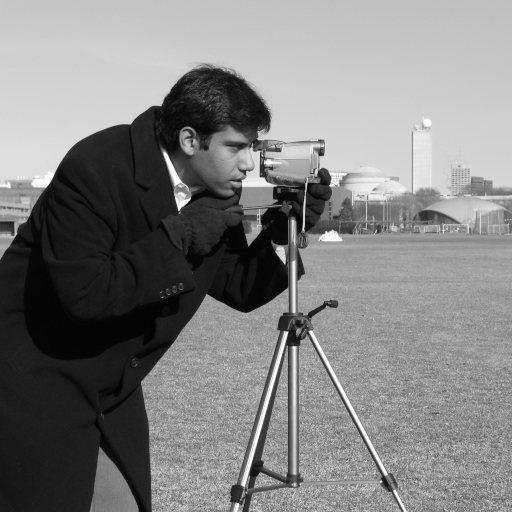
#> input picture skimage.data.camera(), 512 x 512 px
$ jupyter execute Lad_3.ipynb   (older library calls are emulated)
#> lines starting #> are read from the running program, lines starting #| are printed output that depends on the picture; after the words box and inside, x2 and y2 are one past the last pixel; in counts of white or black regions, pixels touching at a corner belong together
# BÀI THỰC HÀNH CHƯƠNG 2 (PHẦN 2)
## PHƯƠNG PHÁP PHÁT HIỆN BIÊN CANNY (CANNY EDGE DETECTOR)

Notebook sử dụng ảnh mẫu có sẵn trong thư viện Scikit-image để có thể chạy mà không cần tải ảnh ngoài.

# I. LÝ THUYẾT: CANNY EDGE DETECTOR

## 1. Tìm hiểu về các bước của thuật toán Canny

Canny Edge Detector là thuật toán phát hiện biên trong xử lý ảnh. Biên là những vị trí có sự thay đổi rõ rệt về cường độ sáng giữa các vùng trong ảnh. Việc phát hiện biên giúp xác định đường viền, hình dạng và ranh giới của các đối tượng.

Thuật toán Canny gồm năm bước chính: giảm nhiễu, tính toán gradient, loại bỏ điểm không cực đại, áp dụng ngưỡng kép và theo dõi cạnh.

### a. Giải thích chi tiết từng bước

**Bước 1: Giảm nhiễu (Noise Reduction)**

Trước khi phát hiện biên, thuật toán sử dụng bộ lọc Gaussian để làm mượt ảnh và giảm nhiễu. Nhiễu có thể xuất hiện trong quá trình chụp ảnh hoặc do điều kiện ánh sáng không tốt. Nếu không giảm nhiễu, thuật toán có thể phát hiện nhầm các điểm nhiễu thành đường biên.

Ví dụ: Khi xử lý ảnh đồng xu có nhiều chấm nhiễu nhỏ, bộ lọc Gaussian giúp giảm các chi tiết không cần thiết và làm cho đường viền đồng xu dễ phát hiện hơn.

**Bước 2: Tính toán gradient (Gradient Calculation)**

Sau khi giảm nhiễu, thuật toán tính gradient để xác định mức độ và hướng thay đổi cường độ sáng tại mỗi điểm ảnh.

Gradient có giá trị lớn thường xuất hiện tại những vị trí có sự thay đổi độ sáng mạnh, chẳng hạn ranh giới giữa một vật thể và nền ảnh. Những vị trí này có khả năng là đường biên.

**Bước 3: Loại bỏ điểm không cực đại (Non-Maximum Suppression)**

Sau bước tính gradient, các vùng biên có thể vẫn dày hoặc rộng nhiều pixel. Non-Maximum Suppression giúp làm mảnh đường biên bằng cách giữ lại các điểm có giá trị gradient lớn nhất theo hướng gradient và loại bỏ những điểm lân cận yếu hơn.

Nhờ đó, đường biên thu được thường mảnh và rõ hơn, giúp xác định ranh giới của đối tượng chính xác hơn.

**Bước 4: Áp dụng ngưỡng kép (Double Threshold)**

Thuật toán sử dụng hai ngưỡng: ngưỡng thấp và ngưỡng cao để phân loại các điểm có khả năng là biên.

- **Biên mạnh:** Có gradient lớn hơn ngưỡng cao. Những điểm này được xem là biên đáng tin cậy.
- **Biên yếu:** Có gradient nằm giữa ngưỡng thấp và ngưỡng cao. Những điểm này cần được kiểm tra thêm.
- **Không phải biên:** Có gradient thấp hơn ngưỡng thấp và bị loại bỏ.

Sử dụng hai ngưỡng giúp thuật toán giữ lại những biên rõ ràng, đồng thời xem xét các biên yếu thay vì loại bỏ tất cả ngay lập tức.

**Bước 5: Theo dõi cạnh (Edge Tracking by Hysteresis)**

Ở bước cuối cùng, thuật toán kiểm tra mối liên kết giữa các điểm biên. Những điểm biên yếu có kết nối với biên mạnh sẽ được giữ lại, trong khi các điểm biên yếu không liên kết với biên mạnh sẽ bị loại bỏ.

Bước này giúp giữ lại các đường biên thật nhưng có một số đoạn yếu, đồng thời hạn chế những đường biên giả do nhiễu tạo ra.

**Kết luận:** Năm bước xử lý giúp Canny tạo ra các đường biên tương đối mảnh, rõ ràng và ít bị ảnh hưởng bởi nhiễu hơn so với phương pháp chỉ tính gradient đơn giản.

### b. So sánh Canny với các thuật toán khác như Sobel và Laplacian

Sobel, Laplacian và Canny đều được sử dụng để phát hiện biên trong ảnh, nhưng có nguyên lý hoạt động và đặc điểm khác nhau.

| Tiêu chí | Sobel | Laplacian | Canny |
|---|---|---|---|
| Nguyên lý | Tính gradient theo hướng ngang và dọc | Sử dụng đạo hàm bậc hai | Kết hợp làm mượt, gradient, làm mảnh biên và ngưỡng kép |
| Độ mảnh của biên | Biên có thể dày | Có thể tạo ra biên kép | Thường tạo ra biên mảnh hơn |
| Khả năng xử lý nhiễu | Có thể bị ảnh hưởng bởi nhiễu | Khá nhạy với nhiễu | Có bước Gaussian để giảm nhiễu |
| Tốc độ xử lý | Thường nhanh | Thường nhanh | Thường chậm hơn do có nhiều bước |
| Độ phức tạp | Thấp | Thấp đến trung bình | Cao hơn |
| Ưu điểm | Đơn giản, dễ thực hiện | Phát hiện sự thay đổi cường độ sáng theo nhiều hướng | Biên thường rõ, mảnh và hạn chế một phần biên giả |
| Nhược điểm | Có thể tạo biên dày | Dễ bị ảnh hưởng bởi nhiễu | Cần điều chỉnh các tham số phù hợp |

Nhìn chung, Sobel phù hợp với các bài toán cần phát hiện gradient nhanh. Laplacian có thể phát hiện các vùng thay đổi cường độ sáng nhưng thường nhạy với nhiễu. Canny có quy trình xử lý phức tạp hơn, nhưng thường cho đường biên rõ và mảnh hơn khi các tham số được lựa chọn phù hợp.

## 2. Các tham số của thuật toán và ảnh hưởng của chúng

### a. Sigma trong Gaussian Filter

Sigma là tham số điều khiển mức độ làm mượt của bộ lọc Gaussian trước khi phát hiện biên.

- **Sigma nhỏ:** Ảnh được làm mượt ít, giữ lại nhiều chi tiết nhỏ nhưng dễ phát hiện cả những đường biên do nhiễu tạo ra.
- **Sigma lớn:** Ảnh được làm mượt nhiều hơn, giúp giảm nhiễu nhưng có thể làm mất các đường biên nhỏ hoặc những chi tiết quan trọng.

Ví dụ: Khi xử lý ảnh đồng xu có nhiều hoa văn nhỏ, sigma quá lớn có thể làm mất một số chi tiết trên bề mặt đồng xu. Ngược lại, sigma quá nhỏ có thể khiến các chi tiết nhiễu xuất hiện thành những đường biên không mong muốn.

**Kết luận:** Cần chọn sigma phù hợp với độ nhiễu và mức độ chi tiết của ảnh. Không nên chọn sigma quá lớn hoặc quá nhỏ một cách tùy ý.

### b. Ngưỡng thấp và ngưỡng cao

Ngưỡng thấp (Low Threshold) và ngưỡng cao (High Threshold) được sử dụng để phân loại các điểm có khả năng là biên.

- **Ngưỡng thấp:** Xác định mức gradient tối thiểu để một điểm được xem là biên yếu.
- **Ngưỡng cao:** Xác định mức gradient tối thiểu để một điểm được xem là biên mạnh.

Ảnh hưởng của các ngưỡng:

- Khi giảm ngưỡng, thuật toán thường phát hiện được nhiều biên hơn, bao gồm cả các biên yếu. Tuy nhiên, ảnh có thể xuất hiện nhiều biên giả.
- Khi tăng ngưỡng, thuật toán thường giữ lại những biên nổi bật hơn nhưng có thể bỏ sót các biên yếu.

Ngưỡng thấp thường được đặt nhỏ hơn ngưỡng cao. Hai giá trị này cần được điều chỉnh tùy theo độ tương phản và mức độ nhiễu của ảnh.

Ví dụ: Với ảnh đồng xu có đường viền rõ, ngưỡng cao hơn có thể vẫn phát hiện được đường viền chính. Tuy nhiên, nếu đường viền có độ tương phản thấp, ngưỡng quá cao có thể khiến một số đoạn biên bị mất.

**Kết luận:** Sigma chủ yếu ảnh hưởng đến mức độ làm mượt ảnh, còn ngưỡng thấp và ngưỡng cao ảnh hưởng đến việc lựa chọn và giữ lại các điểm biên.

## 3. Ưu điểm, nhược điểm và ứng dụng thực tế của Canny Edge Detector

### a. So sánh với các thuật toán khác về độ chính xác, tốc độ và khả năng xử lý nhiễu

**Về độ chính xác:**

Canny thường tạo ra các đường biên mảnh và rõ hơn Sobel trong nhiều trường hợp nhờ bước loại bỏ điểm không cực đại và ngưỡng kép. Tuy nhiên, kết quả còn phụ thuộc vào chất lượng ảnh và cách lựa chọn tham số.

Sobel có thể tạo ra vùng biên dày hơn, trong khi Laplacian có thể tạo ra các biên kép. Vì vậy, Canny thường phù hợp khi cần xác định đường viền tương đối rõ ràng.

**Về tốc độ xử lý:**

Sobel và Laplacian thường có tốc độ xử lý nhanh hơn vì quy trình đơn giản hơn. Canny phải thực hiện nhiều bước như làm mượt, tính gradient, làm mảnh biên và theo dõi cạnh nên có thể tốn nhiều thời gian tính toán hơn.

**Về khả năng xử lý nhiễu:**

Canny có lợi thế nhờ sử dụng bộ lọc Gaussian để giảm nhiễu trước khi phát hiện biên. Sobel và Laplacian cũng có thể được kết hợp với bước làm mượt ảnh, nhưng nếu sử dụng trực tiếp trên ảnh nhiễu thì kết quả có thể bị ảnh hưởng đáng kể.

Nhìn chung, Canny là lựa chọn phù hợp khi cần đường biên tương đối rõ và ít nhiễu. Sobel phù hợp với bài toán đơn giản, cần tốc độ nhanh; Laplacian phù hợp khi cần phát hiện sự thay đổi cường độ sáng bằng đạo hàm bậc hai.

### b. Trong lĩnh vực nào Canny được sử dụng phổ biến nhất?

Canny được sử dụng phổ biến trong lĩnh vực **thị giác máy tính và xử lý ảnh số**. Thuật toán giúp máy tính xác định đường viền của đối tượng, từ đó hỗ trợ các bước phân tích ảnh tiếp theo.

Một số lĩnh vực ứng dụng gồm:

- **Nhận dạng đối tượng:** Xác định đường viền và hình dạng của vật thể.
- **Công nghiệp:** Kiểm tra hình dạng sản phẩm, phát hiện đường viền hoặc một số lỗi trên bề mặt.
- **Giao thông:** Hỗ trợ phát hiện vạch kẻ đường và ranh giới làn đường.
- **Y tế:** Hỗ trợ làm nổi bật đường viền của các cấu trúc trong ảnh y khoa.
- **Robot:** Hỗ trợ xác định ranh giới và hình dạng vật thể trong môi trường xung quanh.
- **Phân tích ảnh:** Làm bước tiền xử lý trước khi phân đoạn hoặc nhận dạng hình dạng.

Canny không tự nhận biết một đối tượng là gì. Thuật toán chỉ phát hiện biên; để nhận dạng hoặc phân loại đối tượng, thường cần kết hợp thêm các phương pháp khác.

### c. Ví dụ cụ thể về các ứng dụng

**Ví dụ 1: Phát hiện và đếm đồng xu**

Trong ảnh có nhiều đồng xu, Canny có thể phát hiện các đường biên bao quanh chúng. Sau đó, có thể kết hợp với thuật toán tìm đường bao để xác định hình dạng và hỗ trợ đếm số lượng đồng xu.

Tuy nhiên, nếu các đồng xu nằm sát nhau hoặc đường biên bị đứt, kết quả có thể chưa chính xác. Khi đó cần kết hợp thêm các phương pháp phân đoạn ảnh hoặc xử lý hình thái học.

**Ví dụ 2: Phát hiện làn đường giao thông**

Trong ảnh chụp đường phố, Canny có thể làm nổi bật các đường kẻ trên mặt đường. Các đường biên này có thể được sử dụng làm dữ liệu đầu vào cho các thuật toán phát hiện làn đường.

Tuy nhiên, bóng đổ, vết nứt và các vật thể khác cũng có thể tạo ra biên giả nên cần xử lý thêm để xác định đúng làn đường.

**Ví dụ 3: Kiểm tra sản phẩm trong công nghiệp**

Trong dây chuyền sản xuất, Canny có thể được dùng để phát hiện đường viền của sản phẩm và hỗ trợ kiểm tra hình dạng. Nếu kết hợp với các bước so sánh kích thước hoặc hình dạng, hệ thống có thể phát hiện một số sản phẩm có đường viền bất thường.

**Ví dụ 4: Phân tích ảnh y khoa**

Canny có thể hỗ trợ làm nổi bật ranh giới của một số cấu trúc trong ảnh y khoa, giúp việc quan sát và xử lý ảnh thuận tiện hơn. Tuy nhiên, kết quả phát hiện biên không thay thế cho việc phân tích hoặc chẩn đoán của chuyên gia y tế.

**Kết luận chung:**

Canny Edge Detector là một thuật toán quan trọng trong xử lý ảnh nhờ khả năng phát hiện các đường biên tương đối mảnh và rõ. So với Sobel và Laplacian, Canny có quy trình phức tạp hơn nhưng thường kiểm soát kết quả tốt hơn khi được lựa chọn tham số phù hợp. Thuật toán được ứng dụng trong nhận dạng đối tượng, kiểm tra sản phẩm, giao thông, robot và nhiều bài toán thị giác máy tính khác.

## 2. THỰC HÀNH
### 2.1. Chuẩn bị thư viện và ảnh mẫu

[cell 1]
# Nếu thiếu thư viện, bỏ dấu # ở dòng dưới để cài đặt
# %pip install opencv-python scikit-image matplotlib numpy
import cv2
import numpy as np
import matplotlib.pyplot as plt
from skimage import data, feature, util, exposure

# Ảnh mẫu xám có sẵn trong Scikit-image
img_gray = data.camera().astype(np.uint8)
#> img_gray is the input picture: shape (512, 512); min 0, max 255, mean 129.1
plt.figure(figsize=(6, 5))#khung hình có chiều rộng,chiều cao
plt.imshow(img_gray, cmap="gray")# Hiển thị ảnh xám
plt.title("Ảnh gốc")
plt.axis("off")# Ẩn các trục tọa độ
plt.show()

**Nhận xét:** Ảnh mẫu có nhiều vùng sáng tối và chi tiết, phù hợp để quan sát đường biên được phát hiện.

### 2.2. Bài 1: Cài đặt Canny bằng OpenCV và Scikit-image
#### a. OpenCV

[cell 2]
# Canny của OpenCV nhận ngưỡng theo thang cường độ ảnh 0–255
edges_cv = cv2.Canny(img_gray, 100, 200)# Ngưỡng thấp = 100, ngưỡng cao = 200
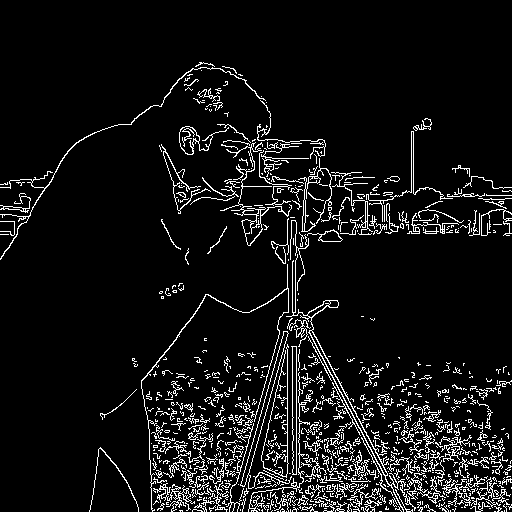
#> edges_cv: shape (512, 512); 7.5% white in thin lines or dots, all inside (x1, y1, x2, y2) = (0, 62, 512, 512)
# Tạo 2 khung hình để so sánh ảnh gốc và ảnh sau xử lý
fig, ax = plt.subplots(1, 2, figsize=(12, 5))
ax[0].imshow(img_gray, cmap="gray")
ax[0].set_title("Ảnh gốc")
ax[1].imshow(edges_cv, cmap="gray")# Hiển thị các cạnh tìm được
ax[1].set_title("Canny - OpenCV")
for a in ax:
    a.axis("off")# Ẩn trục tọa độ
plt.tight_layout()
plt.show()

**Nhận xét:** Các đường màu trắng thể hiện những vùng có thay đổi cường độ sáng rõ.

#### b. Scikit-image

[cell 3]
# Scikit-image dùng ngưỡng ảnh chuẩn hóa trong khoảng 0–1
img_float = img_gray.astype(float) / 255.0
edges_sk = feature.canny(
    img_float, sigma=1.0, # Mức độ làm mờ ảnh trước khi tìm cạnh
    low_threshold=0.1, high_threshold=0.2
)
#> edges_sk: shape (512, 512) bool; 9.9% white in thin lines or dots, all inside (x1, y1, x2, y2) = (1, 62, 511, 511)

# Tạo 2 khung để so sánh kết quả
fig, ax = plt.subplots(1, 2, figsize=(12, 5))
ax[0].imshow(edges_cv, cmap="gray")
ax[0].set_title("Canny - OpenCV")
ax[1].imshow(edges_sk, cmap="gray")
ax[1].set_title("Canny - Scikit-image")
for a in ax:
    a.axis("off")# Ẩn trục tọa độ
plt.tight_layout()
plt.show()

**Nhận xét:** Cả hai thư viện đều phát hiện được các biên chính. Kết quả có thể khác nhau do cách cài đặt và tham số.

#### c. So sánh với Sobel và Laplacian

[cell 4]
# Sobel: phát hiện cạnh bằng đạo hàm bậc nhất theo 2 hướng
sobel_x = cv2.Sobel(img_gray, cv2.CV_64F, 1, 0, ksize=3)
sobel_y = cv2.Sobel(img_gray, cv2.CV_64F, 0, 1, ksize=3)
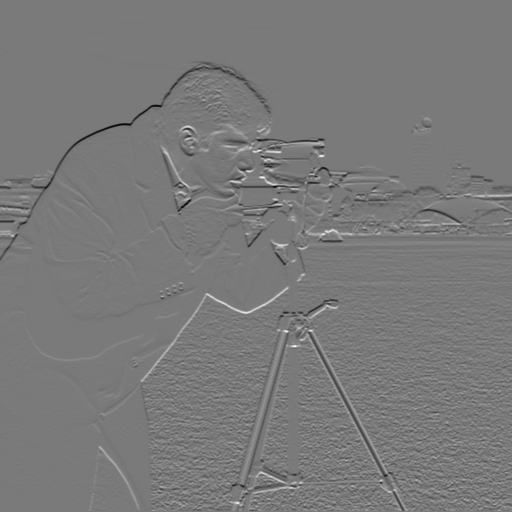
#> sobel_y: shape (512, 512) float64; min -722, max 784, mean -1.1; drawn with min black and max white
# Kết hợp 2 hướng để tính độ mạnh của cạnh
sobel = cv2.magnitude(sobel_x, sobel_y)
# Đưa giá trị ảnh về khoảng 0–255 để hiển thị
sobel = exposure.rescale_intensity(sobel, out_range=(0, 255)).astype(np.uint8)
# Laplacian sử dụng đạo hàm bậc hai phát hiện cạnh
laplacian = cv2.Laplacian(img_gray, cv2.CV_64F)
# Lấy trị tuyệt đối và giới hạn giá trị trong khoảng 0–255
laplacian = np.uint8(np.clip(np.abs(laplacian), 0, 255))
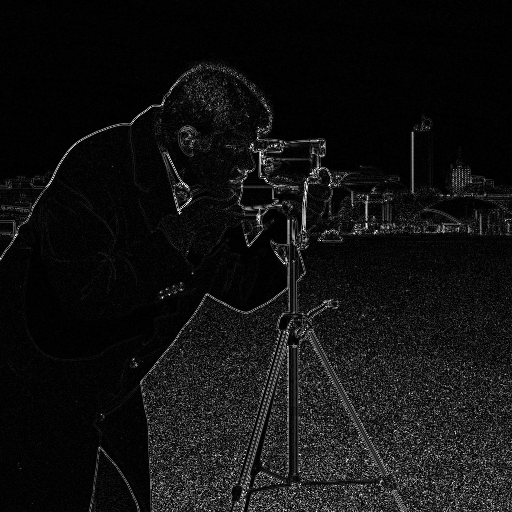
#> laplacian: shape (512, 512); min 0, max 255, mean 17.5

fig, ax = plt.subplots(1, 3, figsize=(15, 4))
for a, im, title in zip(
    ax, [edges_cv, sobel, laplacian], ["Canny", "Sobel", "Laplacian"]
):
    a.imshow(im, cmap="gray")
    a.set_title(title)
    a.axis("off")
#> this loop made 3 passes
#> title on passes 1 to 3: 'Canny', 'Sobel', 'Laplacian'
plt.tight_layout()
plt.show()

**Nhận xét:** Canny thường cho đường biên mảnh hơn. Sobel biểu diễn cường độ gradient, còn Laplacian làm nổi bật những vùng có thay đổi đạo hàm bậc hai.

### 2.3. Bài 2: Thay đổi sigma và ngưỡng
#### a. Thay đổi sigma

[cell 5]
# Thử các mức sigma khác nhau để xem ảnh hưởng đến việc phát hiện cạnh
sigmas = [0.5, 1.0, 2.0]
fig, ax = plt.subplots(1, 3, figsize=(15, 4))
for a, sigma in zip(ax, sigmas):
    # Phát hiện cạnh Canny với mức làm mờ sigma khác nhau
    edge = feature.canny(
        img_float, sigma=sigma, low_threshold=0.1, high_threshold=0.2
    )
    a.imshow(edge, cmap="gray")
    a.set_title(f"Sigma = {sigma}")
    a.axis("off")

plt.tight_layout()
plt.show()

**Nhận xét:** Sigma nhỏ thường giữ nhiều chi tiết nhưng dễ có biên do nhiễu. Sigma lớn làm ảnh mượt hơn nhưng có thể bỏ mất biên nhỏ.

#### b. Thay đổi ngưỡng thấp và ngưỡng cao

[cell 6]
# Thử các cặp ngưỡng thấp và ngưỡng cao khác nhau
thresholds = [(0.05, 0.15), (0.1, 0.2), (0.2, 0.3)]
fig, ax = plt.subplots(1, 3, figsize=(15, 4))

for a, (low, high) in zip(ax, thresholds):
    # Phát hiện cạnh Canny với cặp ngưỡng tương ứng
    edge = feature.canny(
        img_float, sigma=1.0,
        low_threshold=low, high_threshold=high
    )
    a.imshow(edge, cmap="gray")
    a.set_title(f"Low={low}, High={high}")
    a.axis("off")

plt.tight_layout()
plt.show()

**Nhận xét:** Ngưỡng thấp hơn thường phát hiện nhiều biên hơn, kể cả biên yếu. Ngưỡng cao hơn có thể loại bỏ nhiều biên yếu và giữ lại biên nổi bật.

### 2.4. Bài 3: Ảnh nhiễu, ảnh tương phản thấp và ảnh nhiều chi tiết
#### a. Ảnh có nhiễu

[cell 7]
# Thêm nhiễu Gaussian vào ảnh, cố định seed để kết quả không thay đổi mỗi lần chạy
try:
    noisy_float = util.random_noise(
        img_gray, mode="gaussian", var=0.01,
        rng=np.random.default_rng(0)
    )
except TypeError:
    # Dùng seed nếu phiên bản scikit-image không hỗ trợ rng
    noisy_float = util.random_noise(
        img_gray, mode="gaussian", var=0.01, seed=0
    )
# Chuyển ảnh nhiễu về khoảng 0–255
noisy_img = (noisy_float * 255).astype(np.uint8)
# Phát hiện cạnh trực tiếp trên ảnh nhiễu
edges_noisy = cv2.Canny(noisy_img, 100, 200)
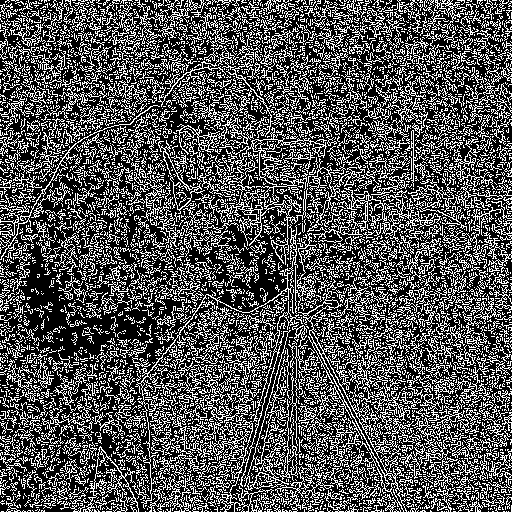
#> edges_noisy: shape (512, 512); 32.6% white in thin lines or dots
# Làm mờ ảnh để giảm nhiễu trước khi phát hiện cạnh
blurred = cv2.GaussianBlur(noisy_img, (5, 5), 1.0)
# Phát hiện cạnh sau khi giảm nhiễu
edges_denoised = cv2.Canny(blurred, 100, 200)
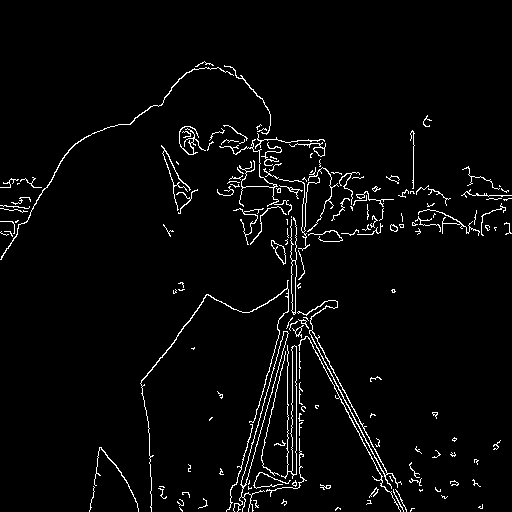
#> edges_denoised: shape (512, 512); 3.2% white in thin lines or dots, all inside (x1, y1, x2, y2) = (0, 61, 512, 512)

fig, ax = plt.subplots(1, 3, figsize=(15, 4))
for a, im, title in zip(
    ax,
    [noisy_img, edges_noisy, edges_denoised],
    ["Ảnh có nhiễu", "Canny trên ảnh nhiễu", "Làm mờ rồi Canny"]
):
    a.imshow(im, cmap="gray")
    a.set_title(title)
    a.axis("off")
#> this loop made 3 passes
plt.tight_layout()
plt.show()

**Nhận xét:** Nhiễu có thể tạo biên giả. Làm mờ Gaussian trước khi chạy Canny giúp giảm một phần nhiễu, nhưng làm mờ quá mạnh có thể làm mất chi tiết.

#### b. Ảnh có độ tương phản thấp

[cell 8]
# Giảm độ tương phản của ảnh
low_contrast = cv2.convertScaleAbs(img_gray, alpha=0.35, beta=80)
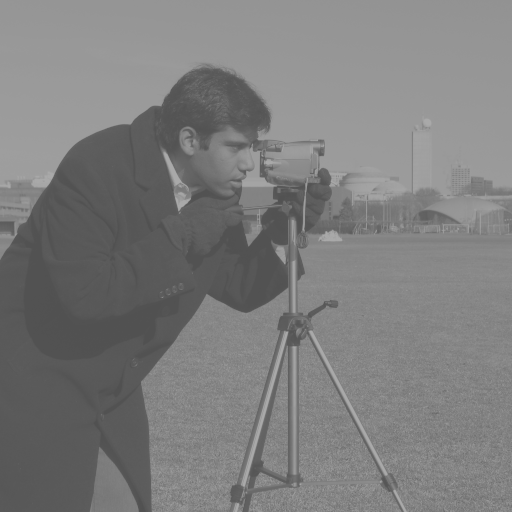
#> low_contrast: shape (512, 512); min 80, max 169, mean 125.2
edges_low = cv2.Canny(low_contrast, 100, 200)# Phát hiện cạnh trước khi tăng tương phản
#> edges_low: shape (512, 512); 1.8% white in thin lines or dots, all inside (x1, y1, x2, y2) = (0, 67, 461, 512)

# Cân bằng histogram để cải thiện độ tương phản
enhanced = cv2.equalizeHist(low_contrast)
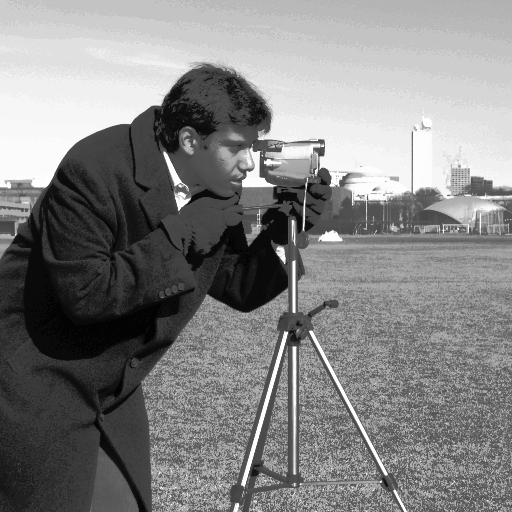
#> enhanced: shape (512, 512); min 0, max 255, mean 130.7
edges_enhanced = cv2.Canny(enhanced, 100, 200) # Phát hiện cạnh sau khi tăng tương phản
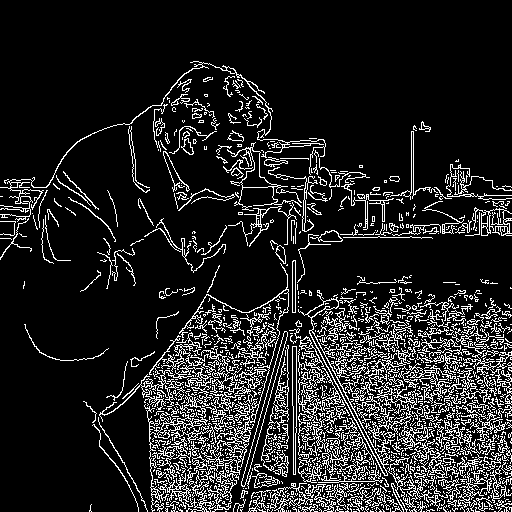
#> edges_enhanced: shape (512, 512); 13.5% white in thin lines or dots, all inside (x1, y1, x2, y2) = (0, 61, 512, 512)

fig, ax = plt.subplots(1, 3, figsize=(15, 4))
for a, im, title in zip(
    ax,
    [low_contrast, edges_low, edges_enhanced],
    ["Ảnh tương phản thấp", "Canny trước tăng tương phản", "Canny sau tăng tương phản"]
):
    a.imshow(im, cmap="gray")
    a.set_title(title)
    a.axis("off")
#> this loop made 3 passes
plt.tight_layout()
plt.show()

**Nhận xét:** Cân bằng histogram có thể làm nổi bật sự khác biệt cường độ sáng và giúp phát hiện thêm một số biên.

#### c. Ảnh nhiều chi tiết

[cell 9]
# Lấy ảnh mẫu đồng xu có nhiều chi tiết
detail_img = data.coins()
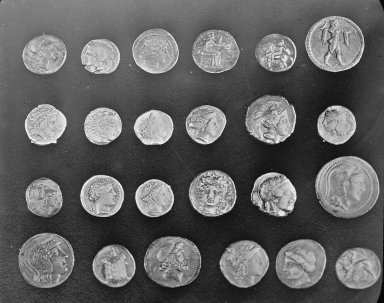
#> input picture skimage.data.coins(), 384 x 303 px
#> detail_img is the input picture: shape (303, 384); min 1, max 252, mean 96.9
# Chuẩn hóa ảnh về khoảng 0–1
detail_float = detail_img.astype(float) / 255.0
# Phát hiện cạnh bằng thuật toán Canny
edges_detail = feature.canny(
    detail_float, sigma=1.0, low_threshold=0.1, high_threshold=0.2
)
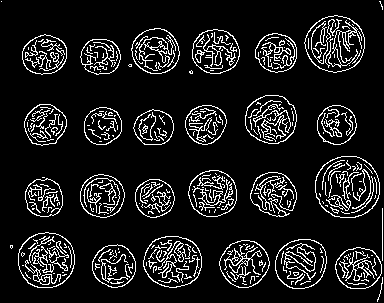
#> edges_detail: shape (303, 384) bool; 11% white in thin lines or dots
# Hiển thị ảnh gốc và ảnh phát hiện cạnh
fig, ax = plt.subplots(1, 2, figsize=(12, 5))
ax[0].imshow(detail_img, cmap="gray")
ax[0].set_title("Ảnh nhiều chi tiết")
ax[1].imshow(edges_detail, cmap="gray")
ax[1].set_title("Canny trên ảnh nhiều chi tiết")
for a in ax:
    a.axis("off")
plt.tight_layout()
plt.show()
#> (the rest of the program and of its run is left out)
